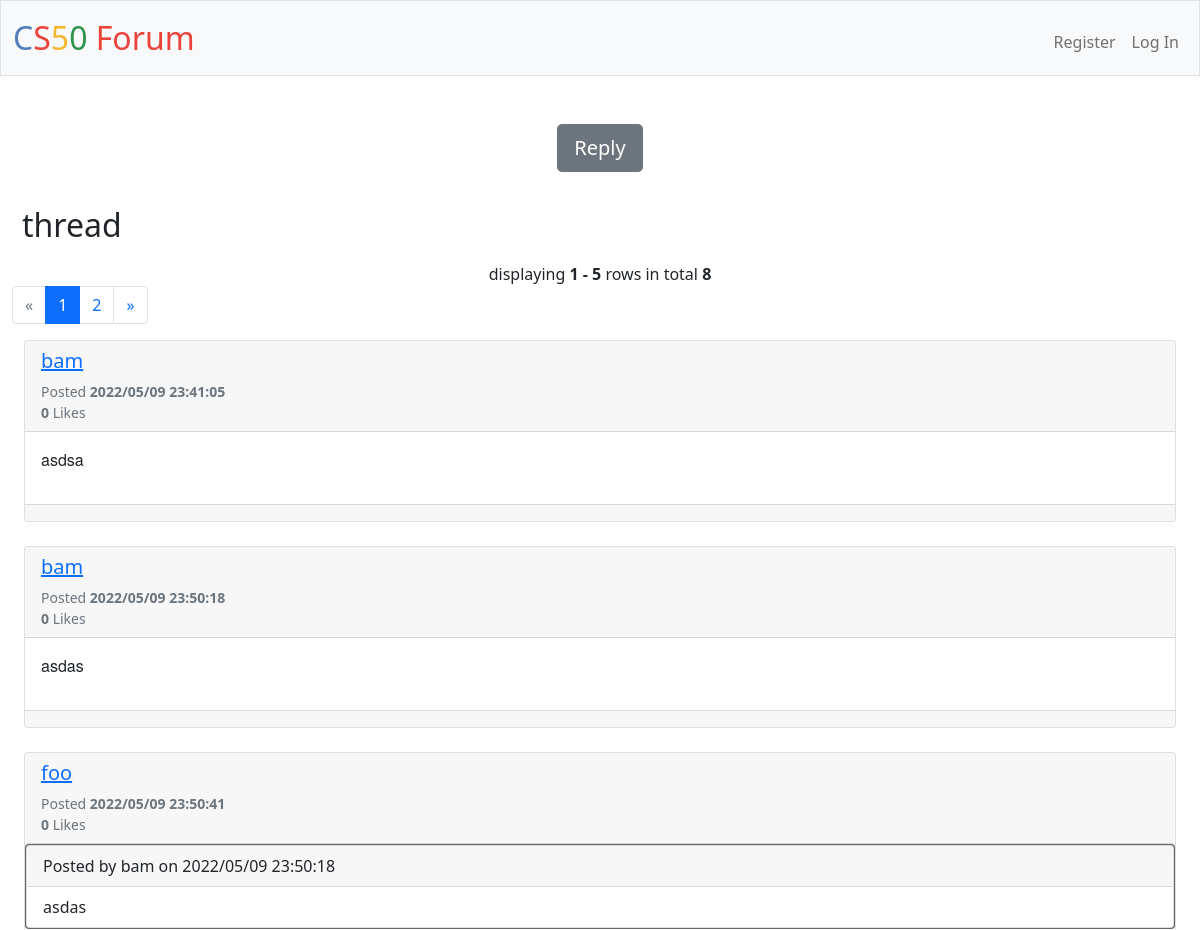
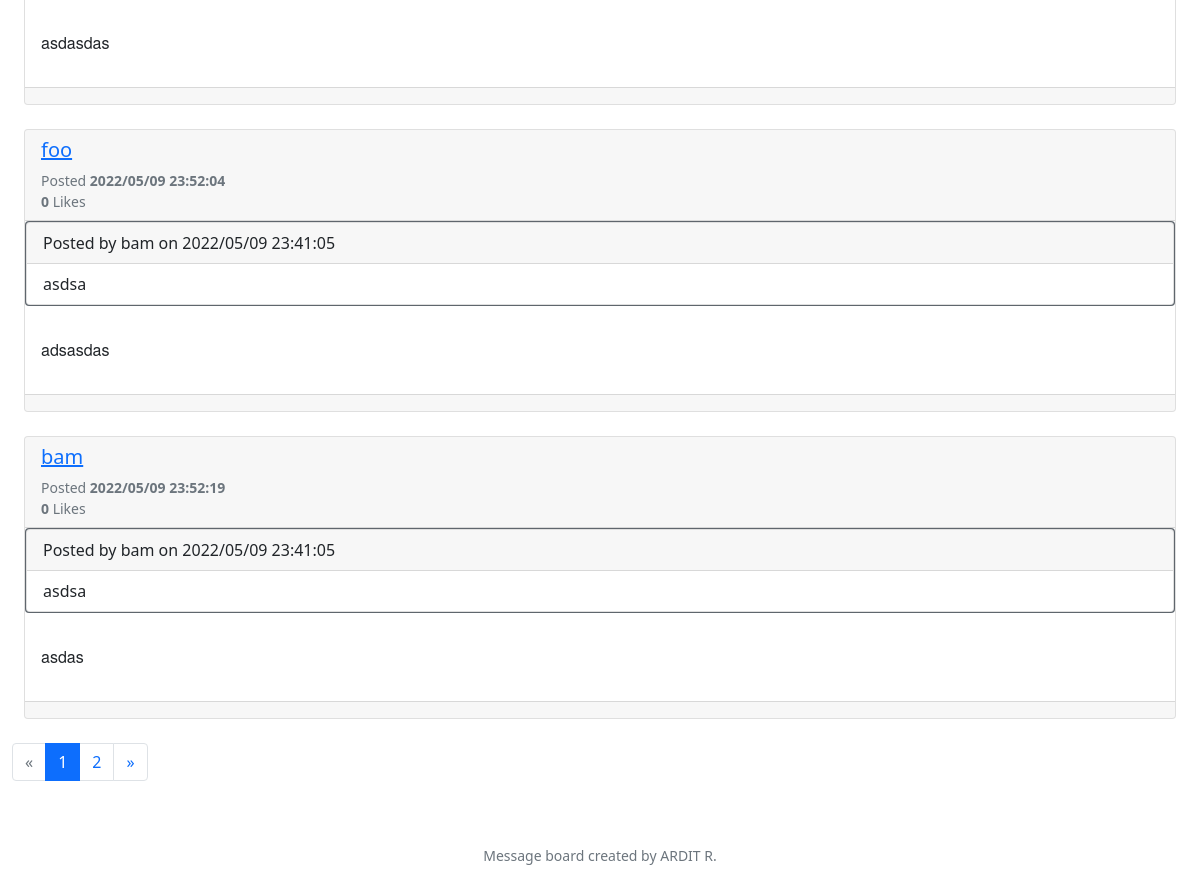
The app's page /viewthread?id=36 with its own data (2 pictures, top to bottom).
### tables this page shows
CREATE TABLE thread (id INTEGER PRIMARY KEY AUTOINCREMENT NOT NULL, user TEXT NOT NULL, title TEXT NOT NULL, replies INTEGER NOT NULL DEFAULT 1, board TEXT NOT NULL, creation TEXT NOT NULL, latest TEXT NOT NULL, user_id INTEGER CANNOT BE NULL, latest_user TEXT, latest_id INTEGER);

CREATE TABLE 'replies' (thread_id INTEGER NOT NULL, id INTEGER PRIMARY KEY AUTOINCREMENT NOT NULL, user TEXT NOT NULL, message TEXT NOT NULL, date TEXT NOT NULL, likes INTEGER NOT NULL DEFAULT 0, response INTEGER, response_id INTEGER, response_message TEXT, response_user TEXT, response_date TEXT, user_id INTEGER CANNOT BE NULL, FOREIGN KEY(thread_id) REFERENCES thread(id));

### app.py (the view)
@app.route("/viewthread", methods=["GET", "POST"])
def viewthread():
    if request.method == "GET":
        id = request.args.get("id")
        rows = db.execute("SELECT * FROM replies WHERE thread_id = ?", id)
        title_row = db.execute("SELECT * FROM thread WHERE id = ?", id)
        title = title_row[0]["title"]
        if len(rows) < 1:
            return apology("This thread doesn't exist!")
        try:
            row = db.execute("SELECT * FROM users WHERE id = ?", session["user_id"])
            pls_work = row[0]["username"]
        except KeyError:
            pls_work = ""
        page = request.args.get(get_page_parameter(), type=int, default=1)
        pagination = Pagination(page=page, per_page=5, total=len(rows), record_name='rows')
        i=(page-1) * 5
        rows1=rows[i:i+5]
        return render_template("viewthread.html", rows=rows1, id=id, pls_work=pls_work, pagination=pagination, title=title)

### app.py (called while the page is built)
@app.after_request
def after_request(response):
    response.headers["Cache-Control"] = "no-cache, no-store, must-revalidate"
    response.headers["Expires"] = 0
    response.headers["Pragma"] = "no-cache"
    return response

### templates/viewthread.html (shortened to what this page needs)
{% extends "layout.html" %}
{% block main %}
    {% if session["user_id"] %}
    <button onclick="myFunction()" class="btn btn-secondary btn-lg" >Reply</button>
    <br><br>
    <div id='myDIV' style= "display:none">
        <form action="/reply" action="/login" method="post" style="margin:auto; width:50%">
            <div class="form-group">
                <label for="message">Message</label>
                <textarea class="form-control" name="message" rows="3"></textarea>
            </div>
            <input name="thread_id" hidden value="{{ id }}">
            <br>
            <button class="btn btn-primary" type="submit">Submit</button>
        </form>
    </div>
    {% else %}
    <form method="get" action="/login">
        <button class="btn btn-secondary btn-lg type="submit">Reply</button>
    </form>
    {% endif %}
    <br>
    <h2 style="text-align: left; padding:10px">{{ title }}</h2>
    {{ pagination.info }}
    {{ pagination.links }}
    <div class="container-fluid mt-100">
        {% for row in rows %}
        <div class="row">
            <div class="col-md-12">
                <div class="card mb-4">
                    <div class="card-header">
                        <div style="text-align:left" class="media flex-wrap w-100">
                            <div class="media-body ml-3"> <a style="text-align:left" href="/profile?id={{ row["user_id"] }}" data-abc="true"><h5>{{ row["user"] }}</h5></a>
                            </div>
                            <div class="text-muted small ml-3">
                                <div>Posted <strong>{{ row["date"] }}</strong></div>
                                <div><strong>{{ row["likes"] }}</strong> Likes</div>
                            </div>
                        </div>
                    </div>
                    {% if row["response"] == 1 %}
                    <div style="text-align:left" class="card bg-secondary mb-3">
                      <div class="card" style="width: auto;">
                        <div class="card-header">
                        Posted by {{ row["response_user"] }} on {{ row["response_date"] }}
                        </div>
                        <ul class="list-group list-group-flush">
                          <li class="list-group-item">{{ row["response_message"] }}</li>
                        </ul>
                      </div>
                    </div>
                    {% endif %}
                    <div class="card-body d-flex">
                        <pre style="white-space: pre-wrap" id="text{{ row["id"] }}">{{ row["message"] }}</pre>
                    </div>
                    <div class="card-footer d-flex flex-wrap justify-content-between align-items-center px-0 pt-0 pb-3">
                    </div>
                </div>
            </div>
        </div>
        {% endfor %}
    </div>
    {{ pagination.links }}
{% endblock %}

### static/styles.css (style rules this page uses)
pre { font-family: "Helvetica Neue", Helvetica, Arial, sans-serif; font-size: 16px; line-height: 1.5; text-align: left; }

### records on screen
thread: title "thread"
replies: user "bam", date "2022/05/09 23:41:05", likes "0", message "asdsa"
replies: user "bam", date "2022/05/09 23:50:18", likes "0", message "asdas"
replies: user "foo", date "2022/05/09 23:50:41", likes "0", response_user "bam", response_date "2022/05/09 23:50:18", response_message "asdas", message "asdasdas"
replies: user "foo", date "2022/05/09 23:52:04", likes "0", response_user "bam", response_date "2022/05/09 23:41:05", response_message "asdsa", message "adsasdas"
replies: user "bam", date "2022/05/09 23:52:19", likes "0", response_user "bam", response_date "2022/05/09 23:41:05", response_message "asdsa", message "asdas"

### other values on screen
{{ pagination.info }} "displaying 1 - 5 rows in total 8"
{{ pagination.links }} "« 1 2 »"
